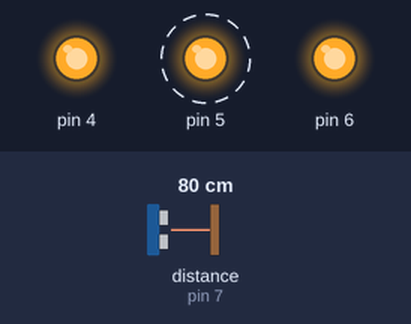
The sketch below on a simulated Arduino Uno, built with avr-gcc and run on an emulated ATmega328P. Shown: output pins drawn as LEDs (lit = HIGH). Dashed ring = blinking. The test bench sets the inputs (shaded band); at power-on: distance to the obstacle (sensor on pin 7) 80 cm. The echo pulse lasts 58.3 µs per cm; what the sketch prints to the serial monitor is not drawn.

Above: at 1.28 s.
1.3 s: distance to the obstacle (sensor on pin 7) set to 9 cm
At 1.49 s:
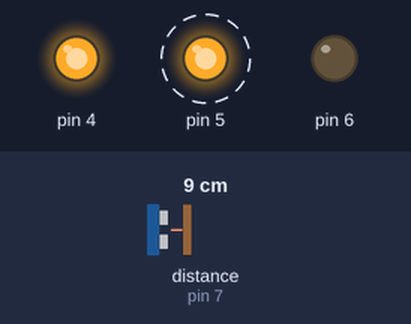
4.3 s: distance to the obstacle (sensor on pin 7) set to 18 cm
At 4.73 s:
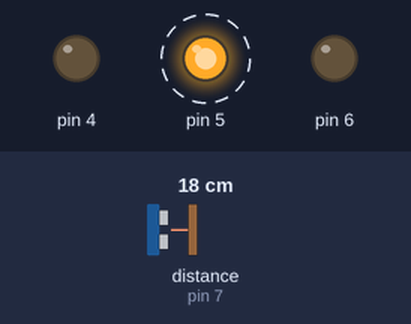
Timing chart, 0 to 13.3 s (numbered marks = the images above; inputs shaded):
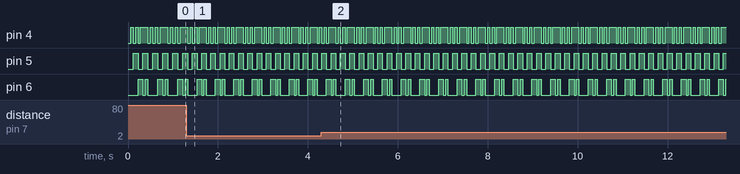

The sketch:

Sensor_Mux_Example.ino
```cpp
// ---------------------------------------------------------------------------
// Example NewPing library sketch that pings 3 sensors 20 times a second.
// ---------------------------------------------------------------------------

#include <NewPing.h>

#define SONAR_NUM 1      // Number of sensors.
#define MAX_DISTANCE 200 // Maximum distance (in cm) to ping.

int sensor0 = 0;
int sensor1 = 0;
int sensor2 = 0;
int sensor3 = 0;
int sensor4 = 0;
int sensor5 = 0;
int sensor6 = 0;
int sensor7 = 0;


NewPing sonar[SONAR_NUM] = {   // Sensor object array.
  NewPing(8, 7, MAX_DISTANCE) // Each sensor's trigger pin, echo pin, and max distance to ping.

};

void setup() {
  Serial.begin(115200); // Open serial monitor at 115200 baud to see ping results.
  pinMode(4, OUTPUT);
  pinMode(5, OUTPUT);
  pinMode(6, OUTPUT);
}

void loop() {
  //sensor0
  digitalWrite(4, LOW);
  digitalWrite(5, LOW);
  digitalWrite(6, LOW);

  delay(50); // Wait 50ms between pings (about 20 pings/sec). 29ms should be the shortest delay between pings.

  Serial.print("sensor0 = ");
  sensor0 = sonar[0].ping_cm();
  Serial.print(sensor0);
  Serial.print("cm ");

  //sensor1
  digitalWrite(4, HIGH);
  //digitalWrite(5, LOW);
  //digitalWrite(6, LOW);

  delay(50); // Wait 50ms between pings (about 20 pings/sec). 29ms should be the shortest delay between pings.

  Serial.print("sensor1 = ");
  sensor1 = sonar[0].ping_cm();
  Serial.print(sensor1);
  Serial.print("cm ");

  //sensor2
  digitalWrite(4, LOW);
  digitalWrite(5, HIGH);
  //digitalWrite(6, LOW);

  delay(50); // Wait 50ms between pings (about 20 pings/sec). 29ms should be the shortest delay between pings.

  Serial.print("sensor2 = ");
  sensor2 = sonar[0].ping_cm();
  Serial.print(sensor2);
  Serial.print("cm ");

  //sensor3
  digitalWrite(4, HIGH);
  //digitalWrite(5, HIGH);
  //digitalWrite(6, LOW);

  delay(50); // Wait 50ms between pings (about 20 pings/sec). 29ms should be the shortest delay between pings.

  Serial.print("sensor3 = ");
  sensor3 = sonar[0].ping_cm();
  Serial.print(sensor3);
  Serial.print("cm ");

  //sensor4
  digitalWrite(4, LOW);
  digitalWrite(5, LOW);
  digitalWrite(6, HIGH);

  delay(50); // Wait 50ms between pings (about 20 pings/sec). 29ms should be the shortest delay between pings.

  Serial.print("sensor4 = ");
  sensor4 = sonar[0].ping_cm();
  Serial.print(sensor4);
  Serial.print("cm ");

  //sensor5
  digitalWrite(4, HIGH);
  //digitalWrite(5, LOW);
  //digitalWrite(6, HIGH);

  delay(50); // Wait 50ms between pings (about 20 pings/sec). 29ms should be the shortest delay between pings.

  Serial.print("sensor5 = ");
  sensor5 = sonar[0].ping_cm();
  Serial.print(sensor5);
  Serial.print("cm ");

  //sensor6
  //digitalWrite(4, HIGH);
  digitalWrite(5, HIGH);
  digitalWrite(6, LOW);

  delay(50); // Wait 50ms between pings (about 20 pings/sec). 29ms should be the shortest delay between pings.

  Serial.print("sensor6 = ");
  sensor6 = sonar[0].ping_cm();
  Serial.print(sensor6);
  Serial.print("cm ");

  //sensor7
  //digitalWrite(4, HIGH);
  //digitalWrite(5, HIGH);
  digitalWrite(6, HIGH);

  delay(50); // Wait 50ms between pings (about 20 pings/sec). 29ms should be the shortest delay between pings.

  Serial.print("sensor7 = ");
  sensor7 = sonar[0].ping_cm();
  Serial.print(sensor7);
  Serial.print("cm ");

  Serial.println();
}
```

Measured:
- by itself, pin 4: repeats every 0.42 s: HIGH 0.05 s, LOW 0.05 s, HIGH 0.16 s, LOW 0.05 s, HIGH 0.05 s, LOW 0.05 s
- by itself, pin 5: alternates HIGH for 0.10 s and LOW for 0.10 s
- by itself, pin 6: repeats every 0.42 s: LOW 0.05 s, HIGH 0.05 s, LOW 0.21 s, HIGH 0.10 s
